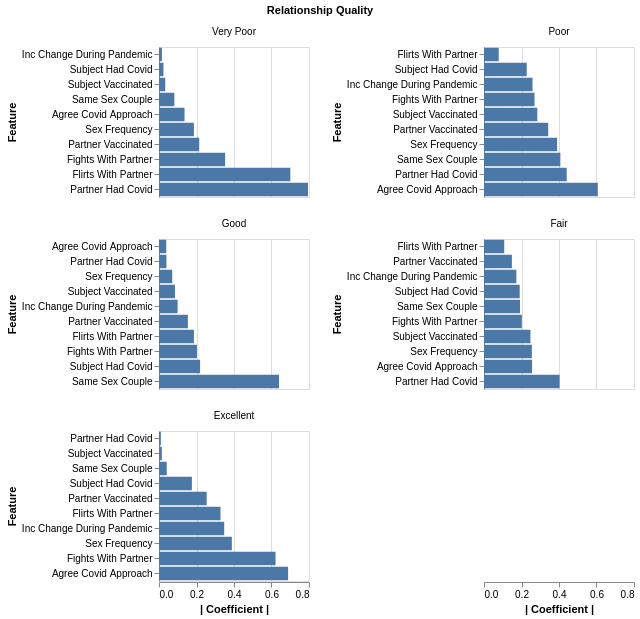

The notebook cell saved with this chart:
### Markdown cell above
Now, we can take a look at the feature importances via the absolute value of the coefficients of the logistic regression model that we fitted.

### Code cell
# get absolute value coefficients into a dataframe
feature_names = X.columns
classes = logistic_regression_model.classes_

abs_coef_df = pd.DataFrame(
    np.abs(logistic_regression_model.coef_.T),
    columns=classes,
    index=feature_names
)

abs_coef_long = abs_coef_df.reset_index().melt(
    id_vars='index',
    var_name='class',
    value_name='absolute_value_coefficient'
).rename(columns={'index': 'feature'})

# clean up labels for visualization
abs_coef_long['class'] = abs_coef_long['class'].str.replace('_', ' ').str.title()
abs_coef_long['feature'] = abs_coef_long['feature'].str.replace('_', ' ').str.title()

# make visualization
alt.Chart(abs_coef_long).mark_bar().encode(
    x=alt.X('absolute_value_coefficient').title('| Coefficient |'),
    y=alt.Y('feature').sort('x').title('Feature'),
).properties(
    width=150, height=150
).facet(
    facet=alt.Facet('class').title('Relationship Quality').sort('descending'),
    columns=2
).resolve_scale(
    y='independent'
)

### Figure 1 — Vega-Lite specification as saved in the notebook (floating-point values rounded to 4 significant figures)
{"config": {"view": {"continuousWidth": 300, "continuousHeight": 300}}, "data": {"name": "data-cab8ea296babfbcca98b5767b0227b44"}, "facet": {"field": "class", "sort": "descending", "title": "Relationship Quality", "type": "nominal"}, "spec": {"mark": {"type": "bar"}, "encoding": {"x": {"field": "absolute_value_coefficient", "title": "| Coefficient |", "type": "quantitative"}, "y": {"field": "feature", "sort": "x", "title": "Feature", "type": "nominal"}}, "height": 150, "width": 150}, "columns": 2, "resolve": {"scale": {"y": "independent"}}, "$schema": "https://vega.github.io/schema/vega-lite/v5.20.1.json", "datasets": {"data-cab8ea296babfbcca98b5767b0227b44": [{"feature": "Same Sex Couple", "class": "Excellent", "absolute_value_coefficient": 0.04128}, {"feature": "Sex Frequency", "class": "Excellent", "absolute_value_coefficient": 0.3886}, {"feature": "Flirts With Partner", "class": "Excellent", "absolute_value_coefficient": 0.3279}, {"feature": "Fights With Partner", "class": "Excellent", "absolute_value_coefficient": 0.6216}, {"feature": "Inc Change During Pandemic", "class": "Excellent", "absolute_value_coefficient": 0.3478}, {"feature": "Subject Had Covid", "class": "Excellent", "absolute_value_coefficient": 0.1755}, {"feature": "Partner Had Covid", "class": "Excellent", "absolute_value_coefficient": 0.009916}, {"feature": "Subject Vaccinated", "class": "Excellent", "absolute_value_coefficient": 0.01508}, {"feature": "Partner Vaccinated", "class": "Excellent", "absolute_value_coefficient": 0.2542}, {"feature": "Agree Covid Approach", "class": "Excellent", "absolute_value_coefficient": 0.6885}, {"feature": "Same Sex Couple", "class": "Fair", "absolute_value_coefficient": 0.1922}, {"feature": "Sex Frequency", "class": "Fair", "absolute_value_coefficient": 0.2552}, {"feature": "Flirts With Partner", "class": "Fair", "absolute_value_coefficient": 0.1079}, {"feature": "Fights With Partner", "class": "Fair", "absolute_value_coefficient": 0.2017}, {"feature": "Inc Change During Pandemic", "class": "Fair", "absolute_value_coefficient": 0.1727}, {"feature": "Subject Had Covid", "class": "Fair", "absolute_value_coefficient": 0.1905}, {"feature": "Partner Had Covid", "class": "Fair", "absolute_value_coefficient": 0.4032}, {"feature": "Subject Vaccinated", "class": "Fair", "absolute_value_coefficient": 0.2476}, {"feature": "Partner Vaccinated", "class": "Fair", "absolute_value_coefficient": 0.1488}, {"feature": "Agree Covid Approach", "class": "Fair", "absolute_value_coefficient": 0.2565}, {"feature": "Same Sex Couple", "class": "Good", "absolute_value_coefficient": 0.6401}, {"feature": "Sex Frequency", "class": "Good", "absolute_value_coefficient": 0.07042}, {"feature": "Flirts With Partner", "class": "Good", "absolute_value_coefficient": 0.1862}, {"feature": "Fights With Partner", "class": "Good", "absolute_value_coefficient": 0.2024}, {"feature": "Inc Change During Pandemic", "class": "Good", "absolute_value_coefficient": 0.09922}, {"feature": "Subject Had Covid", "class": "Good", "absolute_value_coefficient": 0.2191}, {"feature": "Partner Had Covid", "class": "Good", "absolute_value_coefficient": 0.03958}, {"feature": "Subject Vaccinated", "class": "Good", "absolute_value_coefficient": 0.08515}, {"feature": "Partner Vaccinated", "class": "Good", "absolute_value_coefficient": 0.154}, {"feature": "Agree Covid Approach", "class": "Good", "absolute_value_coefficient": 0.03868}, {"feature": "Same Sex Couple", "class": "Poor", "absolute_value_coefficient": 0.4072}, {"feature": "Sex Frequency", "class": "Poor", "absolute_value_coefficient": 0.3899}, {"feature": "Flirts With Partner", "class": "Poor", "absolute_value_coefficient": 0.07836}, {"feature": "Fights With Partner", "class": "Poor", "absolute_value_coefficient": 0.2695}, {"feature": "Inc Change During Pandemic", "class": "Poor", "absolute_value_coefficient": 0.2589}, {"feature": "Subject Had Covid", "class": "Poor", "absolute_value_coefficient": 0.228}, {"feature": "Partner Had Covid", "class": "Poor", "absolute_value_coefficient": 0.4411}, {"feature": "Subject Vaccinated", "class": "Poor", "absolute_value_coefficient": 0.2843}, {"feature": "Partner Vaccinated", "class": "Poor", "absolute_value_coefficient": 0.3425}, {"feature": "Agree Covid Approach", "class": "Poor", "absolute_value_coefficient": 0.6069}, {"feature": "Same Sex Couple", "class": "Very Poor", "absolute_value_coefficient": 0.08196}, {"feature": "Sex Frequency", "class": "Very Poor", "absolute_value_coefficient": 0.186}, {"feature": "Flirts With Partner", "class": "Very Poor", "absolute_value_coefficient": 0.7004}, {"feature": "Fights With Partner", "class": "Very Poor", "absolute_value_coefficient": 0.3527}, {"feature": "Inc Change During Pandemic", "class": "Very Poor", "absolute_value_coefficient": 0.01549}, {"feature": "Subject Had Covid", "class": "Very Poor", "absolute_value_coefficient": 0.02388}, {"feature": "Partner Had Covid", "class": "Very Poor", "absolute_value_coefficient": 0.7948}, {"feature": "Subject Vaccinated", "class": "Very Poor", "absolute_value_coefficient": 0.03332}, {"feature": "Partner Vaccinated", "class": "Very Poor", "absolute_value_coefficient": 0.2145}, {"feature": "Agree Covid Approach", "class": "Very Poor", "absolute_value_coefficient": 0.1362}]}}
